Frame 1 (no input): blank canvas, image omitted
Frame 60 (the mouse pressed at the canvas centre just before this capture): blank canvas, image omitted
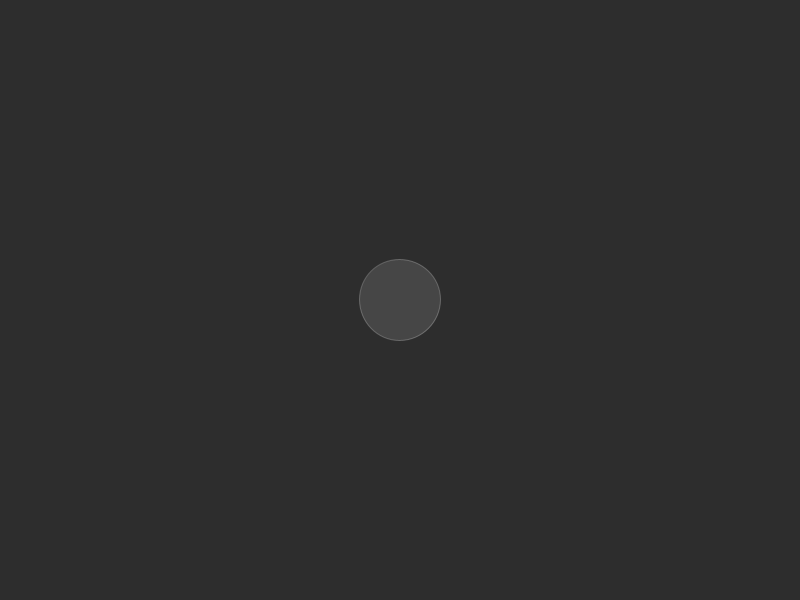
Frame 120 (the mouse held since frame 60 and released just before this capture)

The Processing sketch whose frames 1 and 60 were blank and that drew this single picture after the mouse press (run headless with seeded random() and noise(); from frame 60 on, the mouse is pressed at the canvas centre):

// Processing sketch: growingBloobsArrayList
// ── growingBloobsArrayList.pde
ArrayList<Blooby> bloobs;

void setup(){
  size(800, 600);
  //fullScreen();
  bloobs = new ArrayList<Blooby>();
  
}

void draw(){
  background(45);
  for(Blooby b : bloobs){
    b.update();
    b.show();
  }
}
  
void mouseDragged(){
  bloobs.add(new Blooby(mouseX, mouseY));
}
void mousePressed(){
  bloobs.add(new Blooby(mouseX, mouseY));
}

// ── blooby.pde
class Blooby {
  float x, y, s, mx, mn, step;

  Blooby() {
    x = random(100, width-100);
    y = random(100, height-100);
    mn = random(1, 100);
    mx = random(mn + 10, mn + 200);
    s = random(mn + 10, mx - 10);
    step = random(-5, 5);
  }
  Blooby(float xx, float yy) {
    x = xx;
    y = yy;
    mn = random(1, 100);
    mx = random(mn + 10, mn + 200);
    s = random(mn + 10, mx - 10);
    step = random(-5, 5);
  }

  void show() {
    stroke(255, 60);
    fill(255, 30);
    ellipse(x, y, s, s);
  }

  void update() {
    s += step;
    if (s >= mx || s <= mn) {
      step = -step;
    }
  }
}
